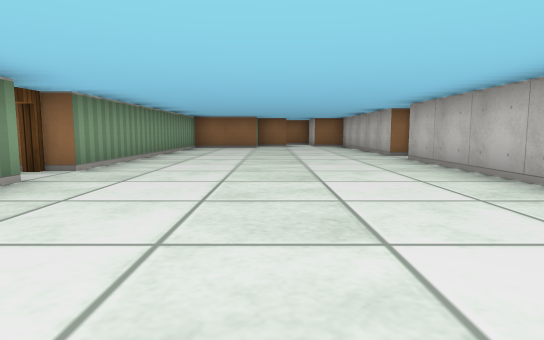
[1] (above)

16 first-person views from a walk through a cub3D ray-caster map. The camera is about half as high as the walls, tilts 6° down and sees 75° across. The floor is counted in squares. Each view is taken from the middle of a square. On the plan, view 1 faces up. The plan holds only what a view shows up to about 9 squares ahead; the rest is blank.

[2]
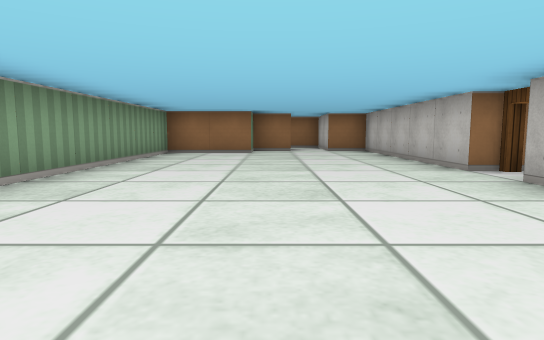

[3]
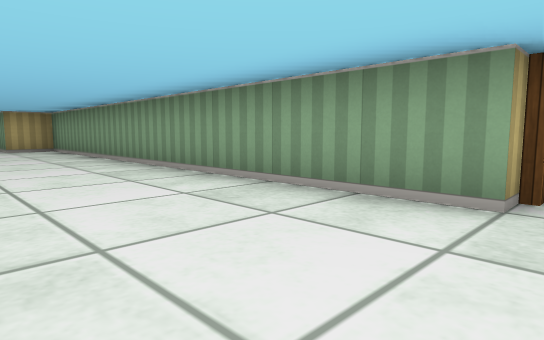

[4]
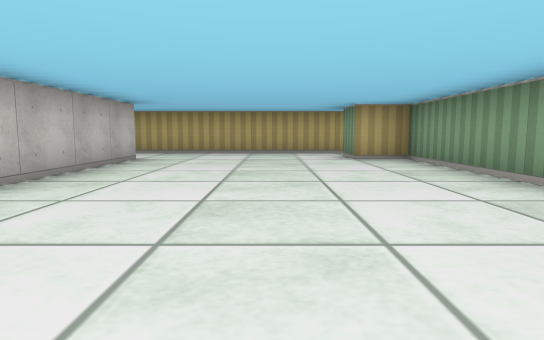

[5]
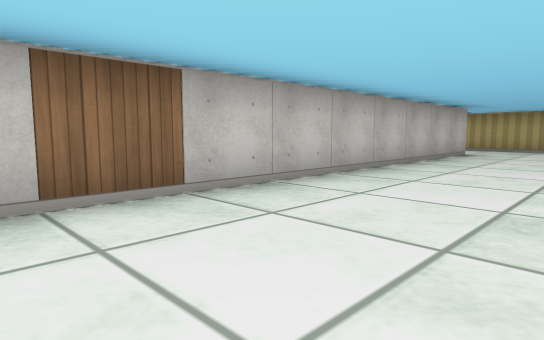

[6]
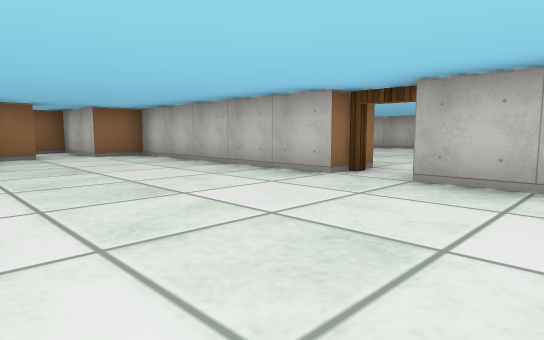

[7]
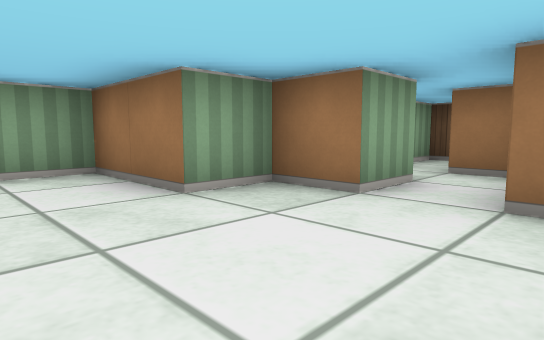

[8]
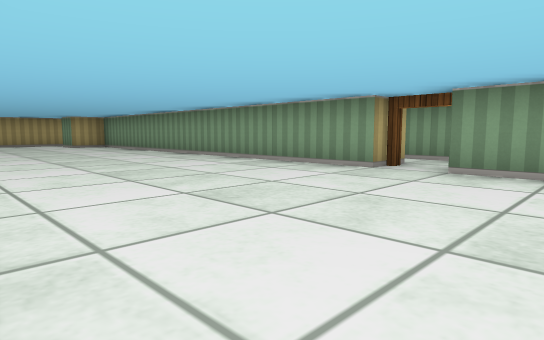

[9]
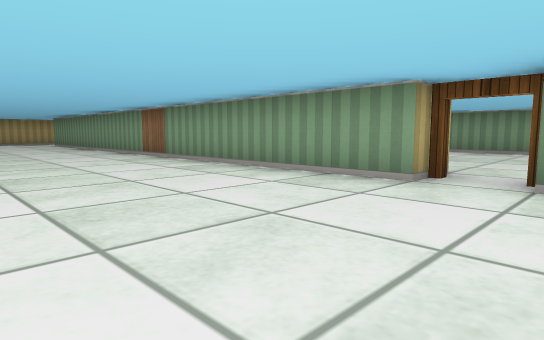

[10]
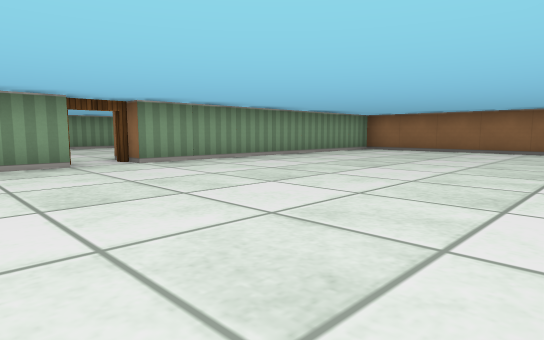

[11]
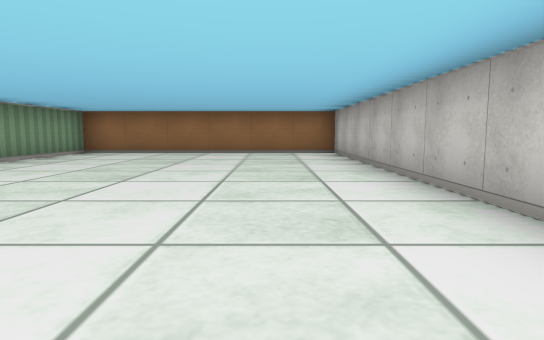

[12]
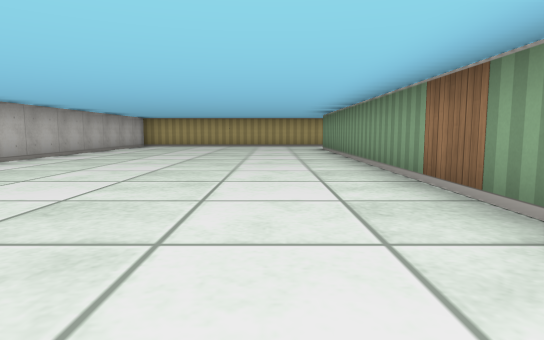

[13]
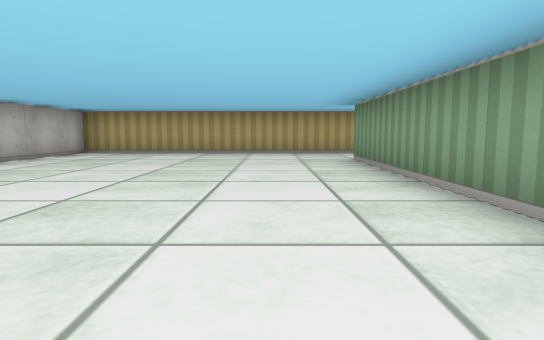

[14]
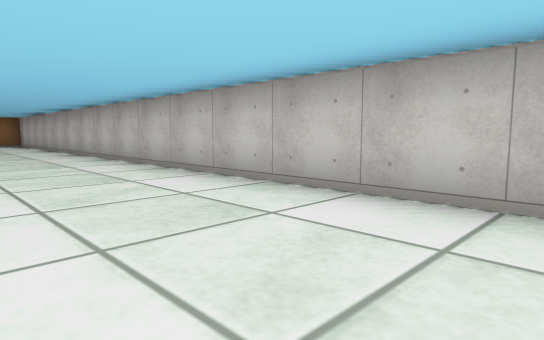

[15]
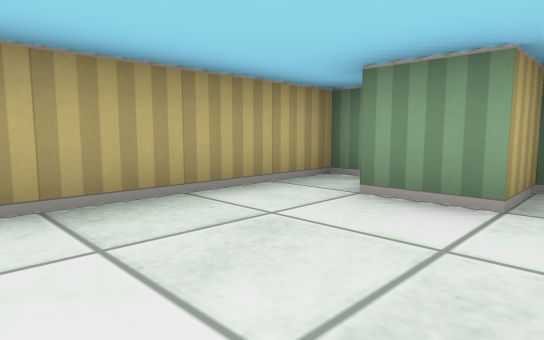

[16]
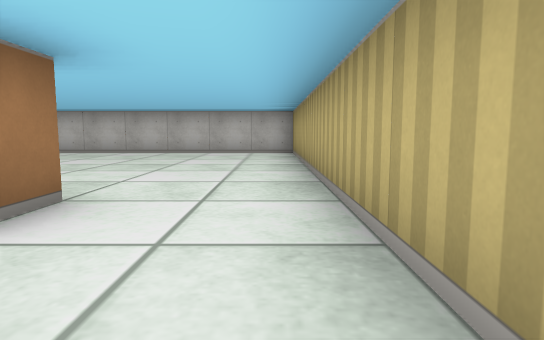

### Floor plan
Points are (right, up) in squares from view 1. A wall is a line through its corners. A room is listed if a view was taken in it or the views show most of it. See-through windows are left out.
Room 1 (views 1, 2, 3, 4, 5, 6, 7, 8, 15, 16)
walls: (-2.5, 3.5) (-2.5, -6.5) (-1.5, -6.5) (-1.5, -7.5); (2.5, 7.5) (2.5, 12.5) (1.5, 12.5) (1.5, 13.5); (2.5, -6.5) (2.5, 6.5); (3.5, -6.5) (2.9, -6.5); (-2.5, -8) (-2.5, -8.5) (3.5, -8.5); (0.5, 13.6) (0.5, 12.5) (-0.5, 12.5) (-0.5, 11.5) (-2.5, 11.5) (-2.5, 4.5)
ways out: opening at (3, -7.5) to room 2; open door at (3, 7) to room 2; opening at (1, 13); open door at (-3, 4)
Room 2 (views 9, 10, 11, 12, 13, 14)
walls: (3.5, 6.5) (3.5, -6.5); (9.5, 0.2) (9.5, 14.5) (3.5, 14.5) (3.5, 7.5); (3.5, -8.5) (9.5, -8.5) (9.5, -1.8)
ways out: opening at (3, -7.5) to room 1; open door at (3, 7) to room 1

Where each view was taken, in squares from view 1:
view 1: 0 up, 0 right, facing up
view 2: 3 up, 0 right, facing up
view 3: 4 up, 0 right, facing down-left
view 4: 0 up, 0 right, facing down
view 5: 2 up, 0 right, facing down-right
view 6: 5 up, 1 left, facing up-right
view 7: 10 up, 2 right, facing up-left
view 8: 6 up, 2 right, facing down-left
view 9: 8 up, 7 right, facing down-left
view 10: 5 up, 9 right, facing up-left
view 11: 6 up, 8 right, facing up
view 12: 4 up, 5 right, facing down
view 13: 0 up, 5 right, facing down
view 14: 0 up, 7 right, facing up-right
view 15: 6 down, 1 right, facing down-left
view 16: 8 down, 1 right, facing right
